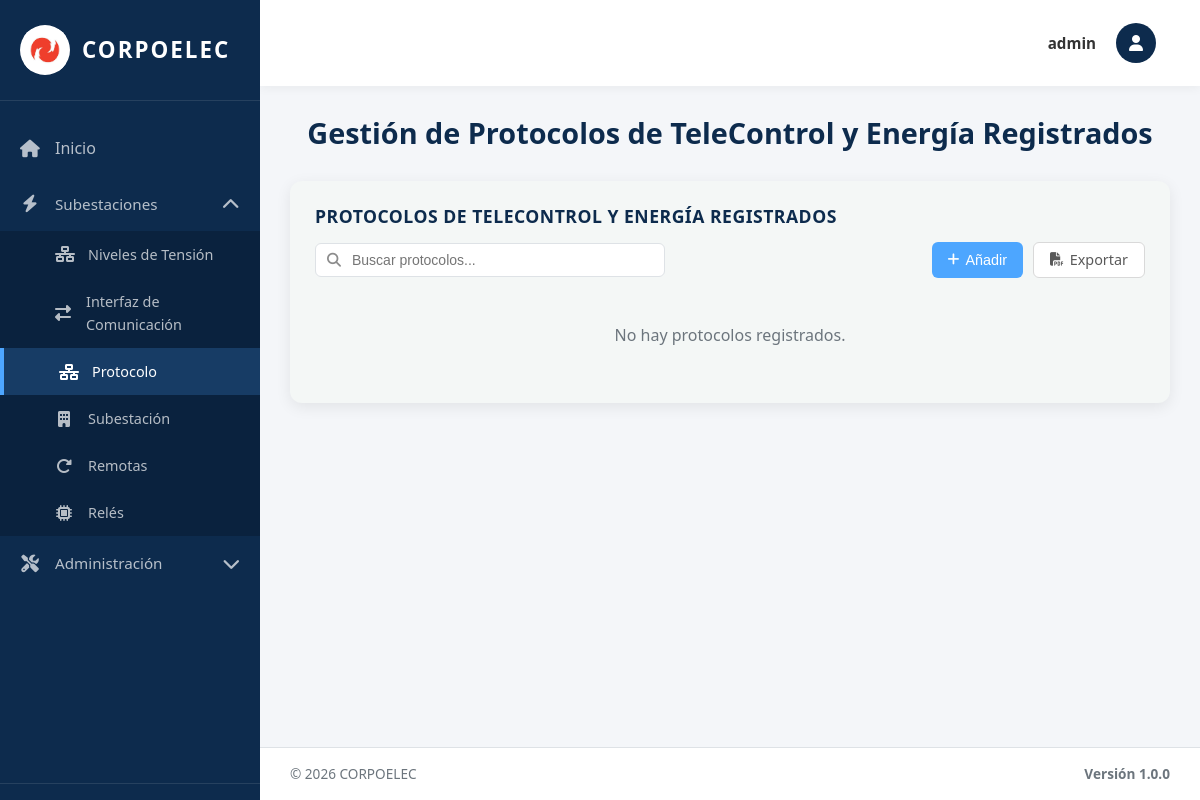
Page /protocolo/ (signed in) on the earlier database version.
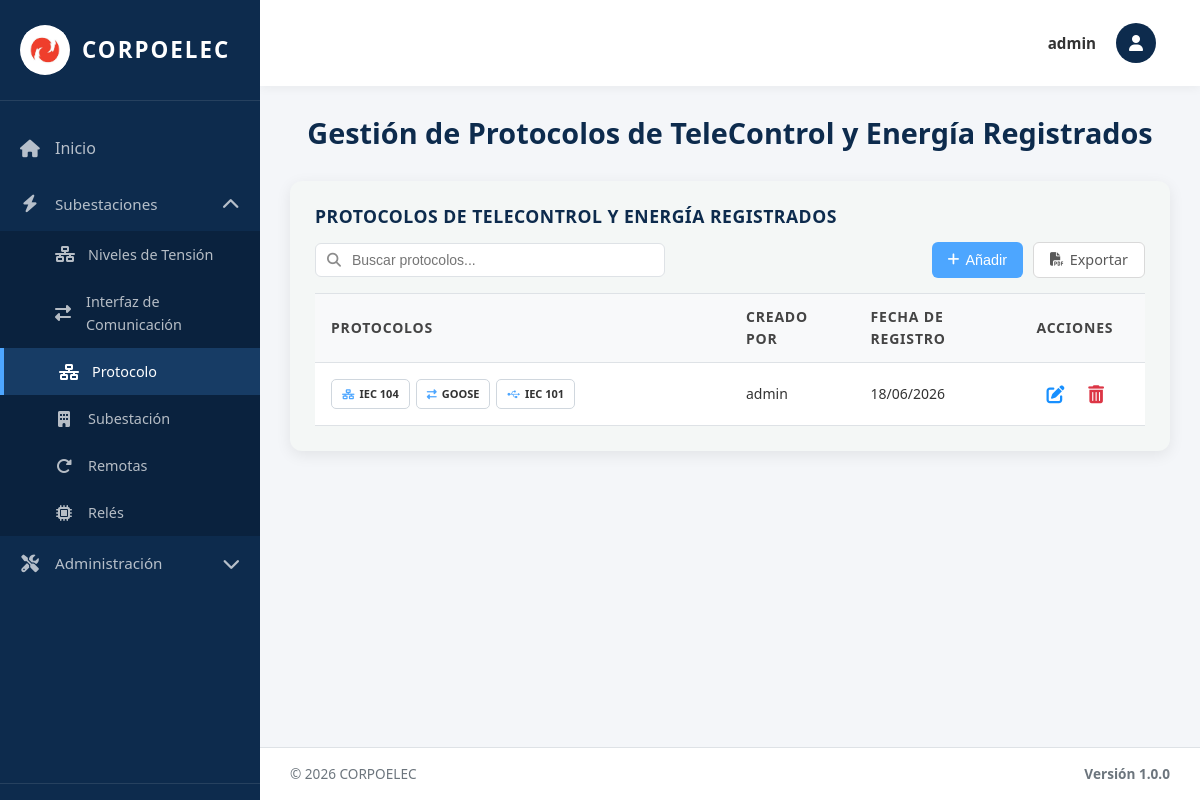
Same page on the later database version.
### equipos/models.py (models this page shows, shortened)
class Protocolo(models.Model):
    TIPO_CHOICES = [
        ('104', 'IEC 104'),
        ('DNP', 'DNP3'),
        ('GOOSE', 'GOOSE'),
        ('101', 'IEC 101'),
        ('MODBUS', 'Modbus'),
    ]
    Id_Protocolo = models.AutoField(primary_key=True)
    Id_Interfaz = models.ForeignKey(InterfazDeComunicacion, on_delete=models.SET_NULL, null=True, blank=True, related_name='protocolos', verbose_name='Interfaz')
    Tipo = models.CharField(max_length=30, choices=TIPO_CHOICES, verbose_name='Tipo de Protocolo')
    Descripcion = models.CharField(max_length=80, blank=True, default='', verbose_name='Descripción')
    Icono = models.CharField(max_length=40, blank=True, default='', verbose_name='Ícono')  # Clase CSS (ej: 'fa-network-wired')
    Fecha_Reg = models.DateField(auto_now_add=True, verbose_name='Fecha de Registro')
    creado_por = models.ForeignKey(User, on_delete=models.SET_NULL, null=True, blank=True, related_name='protocolos_creados')
    Activo = models.BooleanField(default=True, verbose_name='Activo')
    class Meta:
        verbose_name = 'Protocolo de Comunicación'
        verbose_name_plural = 'Protocolos de Comunicación'
        ordering = ['Id_Protocolo']

class InterfazDeComunicacion(models.Model):
    TIPO_INTERFAZ_CHOICES = [
        ('PUERTOS', 'Puertos de Comunicación'),
        ('PROTOCOLOS', 'Protocolos de Comunicación'),
    ]
    TIPO_PUERTO_CHOICES = [
        ('ETH',   'Ethernet'),
        ('RS232', 'RS-232'),
        ('RS485', 'RS-485'),
        ('USB',   'USB'),
        ('FIBRA', 'Fibra Óptica'),
    ]
    Id_Interfaz = models.AutoField(primary_key=True, serialize=False)
    Puertos_C = models.IntegerField(default=0, verbose_name='Cantidad de Puertos')  # Contador denormalizado para queries rápidas
    Fecha_Reg = models.DateField(auto_now_add=True)
    creado_por = models.ForeignKey(User, on_delete=models.SET_NULL, null=True, blank=True, related_name='interfaces_creadas')
    Tipo_Interfaz = models.CharField(max_length=20, choices=TIPO_INTERFAZ_CHOICES, default='PUERTOS', verbose_name='Tipo de Interfaz')
    Tipo_Puerto = models.CharField(max_length=30, choices=TIPO_PUERTO_CHOICES, blank=True, default='', verbose_name='Tipo de Puerto')
    Activo = models.BooleanField(default=True, verbose_name='Activo')
    class _ActiveManager(models.Manager):
        def get_queryset(self):
            return super().get_queryset().filter(Activo=True)
    objects = models.Manager()
    activos = _ActiveManager()
    class Meta:
        verbose_name = 'Interfaz de Comunicación'
        verbose_name_plural = 'Interfaces de Comunicación'
        ordering = ['Id_Interfaz']

### equipos/views.py (the view, shortened to what this page needs)
# urls.py: path('protocolo/', protocolo_view, name='protocolo'),
@login_required(login_url='/login/')
@no_cache
def protocolo_view(request):
    interfaces = InterfazDeComunicacion.objects.filter(Tipo_Interfaz='PROTOCOLOS', Activo=True).prefetch_related('protocolos').all().order_by('-Fecha_Reg', '-Id_Interfaz')
    paginator = Paginator(interfaces, 10)
    page_number = request.GET.get('page')
    page_obj = paginator.get_page(page_number)
    tipos_registrados = list(Protocolo.objects.filter(
        Activo=True, Id_Interfaz__Activo=True
    ).values_list('Tipo', flat=True).distinct())
    tipos_personalizados = TipoProtocoloPersonalizado.objects.filter(Activo=True).order_by('Tipo')
    context = {
        'title': 'Protocolos',
        'page_obj': page_obj,
        'tipos_registrados': tipos_registrados,
        'tipos_personalizados': tipos_personalizados,
        'is_admin': request.user.is_superuser,
        'puede_crear': puede_crear(request),
        'puede_actualizar': puede_actualizar(request),
        'puede_eliminar': puede_eliminar(request)
    }
    return render(request, 'protocolo.html', context)

### equipos/context_processors.py (called while the page is built, shortened)
def permisos_usuario(request):
    if request.user.is_superuser:
        return {
            'permisos_usuario': {'crear': True, 'actualizar': True, 'eliminar': True},
            'puede_crear': True,
            'puede_actualizar': True,
            'puede_eliminar': True,
        }

### templates/protocolo.html (shortened to what this page needs)
{% extends 'base.html' %}
{% load static %}
{% block content %}
<div class="welcome-text">
  <h2>Gestión de Protocolos de TeleControl y Energía Registrados</h2>
</div>
<div class="table-section">
<div class="table-header">
  <h3>PROTOCOLOS DE TELECONTROL Y ENERGÍA REGISTRADOS</h3>
  <div class="search-container">
    <input type="text" class="search-input" id="searchInput" placeholder="Buscar protocolos..." onkeyup="filterTable()">
  </div>
  <div class="action-buttons">
    {% if puede_crear %}
    <button class="btn btn-primary btn-add-top" onclick="abrirModal()">
      <i class="fas fa-plus"></i> Añadir
    </button>
    {% endif %}
    <a href="{% url 'exportar_protocolo_pdf' %}" class="btn btn-secondary btn-add-top">
      <i class="fas fa-file-pdf"></i> Exportar
    </a>
  </div>
</div>
    {% if page_obj.paginator.count > 0 %}
    <table class="data-table">
      <thead>
        <tr>
          <th width="50%">Protocolos</th>
          {% if is_admin %}<th width="15%">Creado Por</th>{% endif %}
          <th width="20%">Fecha de Registro</th>
          <th width="15%">Acciones</th>
        </tr>
      </thead>
      <tbody>
        {% for interfaz in page_obj %}
        <tr>
          <td>
            <div class="protocolos-container">
              {% for protocolo in interfaz.protocolos.all %}
              <span class="protocolo-badge"{% if protocolo.Descripcion %} title="{{ protocolo.Descripcion }}"{% endif %}>
                <span class="protocolo-icon">
                  {% if protocolo.Tipo == '104' %}<i class="fas fa-network-wired"></i>
                  {% elif protocolo.Tipo == 'DNP' %}<i class="fas fa-plug"></i>
                  {% elif protocolo.Tipo == 'GOOSE' %}<i class="fas fa-exchange-alt"></i>
                  {% elif protocolo.Tipo == '101' %}<i class="fab fa-usb"></i>
                  {% elif protocolo.Tipo == 'MODBUS' %}<i class="fas fa-bolt"></i>
                  {% elif protocolo.Icono %}<i class="{{ protocolo.Icono }}"></i>
                  {% else %}<i class="fas fa-microchip"></i>{% endif %}
                </span>
                <span class="protocolo-text">{{ protocolo.get_Tipo_display }}</span>
              </span>
              {% empty %}
              <span class="no-data">Sin protocolos</span>
              {% endfor %}
            </div>
          </td>
          {% if is_admin %}<td>{{ interfaz.creado_por.username|default:"Sistema" }}</td>{% endif %}
          <td><span class="fecha-text">{{ interfaz.Fecha_Reg|date:"d/m/Y" }}</span></td>
<td class="actions-cell">
    {% with protocolos_list=interfaz.protocolos.all %}
    {% if puede_actualizar %}
    <button type="button" class="btn-icon btn-edit" title="Editar" onclick="abrirModalEditar('{{ interfaz.Id_Interfaz }}')">
        <i class="fas fa-edit"></i>
    </button>
    {% endif %}
    <form method="post" style="display: inline;" onsubmit="return confirmarEliminacion(this);">
        {% if puede_eliminar %}
        <button type="submit" class="btn-icon btn-delete" title="Eliminar">
            <i class="fas fa-trash-alt"></i>
        </button>
        {% endif %}
    </form>
    {% endwith %}
</td>
        </tr>
        {% endfor %}
      </tbody>
    </table>
    {% else %}
    <p class="no-data">No hay protocolos registrados.</p>
    {% endif %}
  </div>
{% endblock %}

Differences in the rows shown:
added InterfazDeComunicacion: creado_por.username "admin", Fecha_Reg "18/06/2026"
added Protocolo: Tipo "IEC 104"
added Protocolo: Tipo "GOOSE"
added Protocolo: Tipo "IEC 101"
Other differences:
text no longer shown: "No hay protocolos registrados."
text now shown: "PROTOCOLOS CREADO POR FECHA DE REGISTRO ACCIONES"
